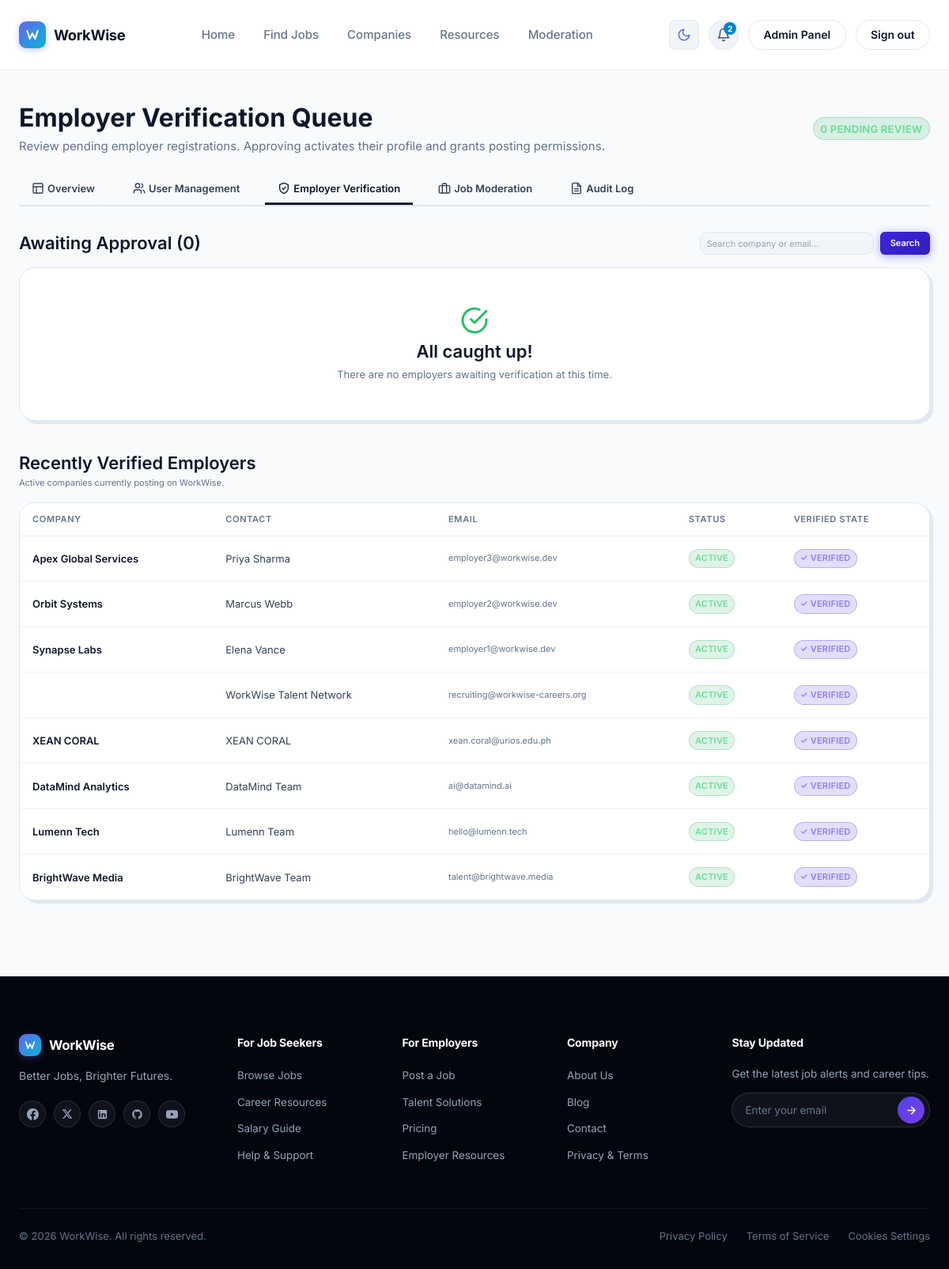
Screenshot of /admin-panel/verifications/ (signed in) with the database file from the repository.
### accounts/models.py (models this page shows, shortened)
class User(AbstractUser):
    class Role(models.TextChoices):
        ADMIN = "admin", _("Admin")
        EMPLOYER = "employer", _("Employer")
        APPLICANT = "applicant", _("Applicant")
    class Status(models.TextChoices):
        ACTIVE = "active", _("Active")
        PENDING = "pending", _("Pending Approval")
        SUSPENDED = "suspended", _("Suspended")
    class AccessLevel(models.TextChoices):
        MODERATOR = "moderator", _("Moderator")
        SUPERADMIN = "superadmin", _("Superadmin")
    role = models.CharField(
        max_length=20,
        choices=Role,
        default=Role.APPLICANT,
    )
    access_level = models.CharField(
        max_length=20,
        choices=AccessLevel.choices,
        default=AccessLevel.MODERATOR,
        blank=True,
    )
    status = models.CharField(
        max_length=20,
        choices=Status,
        default=Status.ACTIVE,
    )
    avatar = models.ImageField(upload_to="avatars/", blank=True, null=True)
    bio = models.TextField(blank=True)
    phone = models.CharField(max_length=30, blank=True)
    location = models.CharField(max_length=120, blank=True)
    website = models.URLField(blank=True)
    created_at = models.DateTimeField(auto_now_add=True)
    updated_at = models.DateTimeField(auto_now=True)
    class Meta:
        ordering = ["-date_joined"]
        verbose_name = "user"
        verbose_name_plural = "users"
    @property
    def is_employer(self):
        return self.role == self.Role.EMPLOYER
    @property
    def is_applicant(self):
        return self.role == self.Role.APPLICANT
    @property
    def is_verified(self):
        if hasattr(self, "_is_verified_override"):
            return self._is_verified_override
        return self.status == self.Status.ACTIVE

class EmployerProfile(models.Model):
    class CompanySize(models.TextChoices):
        SOLO = "1-10", _("1–10 employees")
        SMALL = "11-50", _("11–50 employees")
        MEDIUM = "51-200", _("51–200 employees")
        LARGE = "201-1000", _("201–1 000 employees")
        ENTERPRISE = "1000+", _("1 000+ employees")
    user = models.OneToOneField(
        "accounts.User",
        on_delete=models.CASCADE,
        related_name="employer_profile",
    )
    company_name = models.CharField(max_length=200)
    company_logo = models.ImageField(upload_to="logos/", blank=True, null=True)
    company_description = models.TextField(blank=True)
    company_size = models.CharField(
        max_length=20,
        choices=CompanySize,
        default=CompanySize.SMALL,
    )
    industry = models.CharField(max_length=120, blank=True)
    founded_year = models.PositiveSmallIntegerField(blank=True, null=True)
    linkedin_url = models.URLField(blank=True)
    class Meta:
        ordering = ["company_name"]
        verbose_name = "employer profile"
        verbose_name_plural = "employer profiles"
    @property
    def is_verified(self):
        return self.user.is_verified

### core/admin_panel_views.py (the view)
# urls.py: path("admin-panel/verifications/",         admin_panel_views.admin_verification_queue,        name="admin_verifications"),
@login_required
def admin_verification_queue(request):
    check_admin_access(request.user)
    q = request.GET.get("q", "").strip()
    pending_qs = (
        User.objects.filter(role=User.Role.EMPLOYER, status=User.Status.PENDING)
        .select_related("employer_profile")
        .order_by("-date_joined")
    )
    if q:
        pending_qs = pending_qs.filter(
            Q(username__icontains=q)
            | Q(email__icontains=q)
            | Q(employer_profile__company_name__icontains=q)
        )
    verified_recent = (
        User.objects.filter(role=User.Role.EMPLOYER, status=User.Status.ACTIVE)
        .select_related("employer_profile")
        .order_by("-updated_at")[:8]
    )
    ctx = {
        "pending_employers": pending_qs,
        "pending_count": pending_qs.count(),
        "verified_recent": verified_recent,
        "q": q,
        "active_tab": "verifications",
    }
    return render(request, "admin_panel/verifications.html", ctx)

### core/admin_panel_views.py (called while the page is built)
def check_admin_access(user):
    if not (user and user.is_authenticated):
        raise PermissionDenied("Authentication required.")
    is_authorized = (
        user.role == User.Role.ADMIN
        or user.is_staff
        or user.is_superuser
    )
    if not is_authorized:
        raise PermissionDenied("Admin panel access requires Administrator privileges.")

### core/models.py (called while the page is built)
    @property
    def title(self):
        return self.detail_title or f"{self.message} {self.highlight}".strip()

### core/notifications.py (called while the page is built, shortened)
def ensure_default_notifications(user):
    if Notification.objects.filter(user=user).exists():
        return

def unread_queryset(user):
    return Notification.objects.filter(user=user, is_read=False)

def notifications_context(request):
    user = getattr(request, "user", None)
    if not (user and user.is_authenticated):
        return {}
    ensure_default_notifications(user)
    return {
        "nav_notifications": list(Notification.objects.filter(user=user)[:DROPDOWN_LIMIT]),
        "unread_notification_count": unread_queryset(user).count(),
    }

### core/templatetags/notification_tags.py (called while the page is built)
@register.simple_tag
def notification_icon(kind):
    return mark_safe(_SVG.format(_ICONS.get(kind, _ICONS["platform"])))

@register.simple_tag
def notification_color(kind, part):
    bg, fg = _COLORS.get(kind, _COLORS["platform"])
    return bg if part == "bg" else fg

@register.filter
def notification_json(value):
    return json.dumps(value or [])

### templates/admin_panel/verifications.html (shortened to what this page needs)
{% extends "base.html" %}
{% load static %}
{% block content %}
<div class="container" style="padding-top: var(--space-10); padding-bottom: var(--space-16);">
  <div style="display: flex; align-items: center; justify-content: space-between; flex-wrap: wrap; gap: var(--space-4); margin-bottom: var(--space-6);">
    <div>
      <h1 class="heading-1" style="margin: 0;">Employer Verification Queue</h1>
      <p class="text-muted" style="margin: var(--space-1) 0 0;">
        Review pending employer registrations. Approving activates their profile and grants posting permissions.
      </p>
    </div>
    <span class="badge {% if pending_count > 0 %}badge--warning{% else %}badge--success{% endif %}" style="font-size: var(--text-sm); font-weight: 700;">
      {{ pending_count }} Pending Review
    </span>
  </div>
  {% include "admin_panel/nav.html" %}
  <section style="margin-bottom: var(--space-10);">
    <div style="display: flex; align-items: center; justify-content: space-between; margin-bottom: var(--space-4);">
      <h2 class="heading-3" style="margin: 0;">Awaiting Approval ({{ pending_count }})</h2>
      <form method="get" action="{% url 'core:admin_verifications' %}" style="display: flex; gap: var(--space-2);">
        <input type="text"
               name="q"
               value="{{ q }}"
               placeholder="Search company or email…"
               class="form-control"
               style="font-size: var(--text-xs); padding: 4px 8px; width: 220px;" />
        <button type="submit" class="btn btn--primary btn--sm" style="font-size: var(--text-xs);">Search</button>
      </form>
    </div>
    <div class="card--hard-shadow" style="overflow: hidden;">
      {% if pending_employers %}
      <div class="table-wrap">
        <table class="table">
          <thead>
            <tr>
              <th>Company Name</th>
              <th>Contact Name</th>
              <th>Contact Email</th>
              <th>Industry / Size</th>
              <th>Registered</th>
              <th style="text-align: right;">Review Action</th>
            </tr>
          </thead>
          <tbody>
            {% for emp in pending_employers %}
            <tr>
              <td>
                <div style="font-weight: 600; color: var(--color-text-primary); font-size: var(--text-sm);">
                  {{ emp.employer_profile.company_name|default:"Not specified" }}
                </div>
                {% if emp.employer_profile.linkedin_url %}
                  <a href="{{ emp.employer_profile.linkedin_url }}" target="_blank" rel="noopener" style="font-size: var(--text-xs); color: var(--color-primary);">
                    LinkedIn Profile ↗
                  </a>
                {% endif %}
              </td>
              <td>
                <span style="font-size: var(--text-sm);">{{ emp.get_full_name|default:emp.username }}</span>
              </td>
              <td style="font-size: var(--text-xs); color: var(--color-text-muted);">
                {{ emp.email }}
              </td>
              <td style="font-size: var(--text-xs); color: var(--color-text-secondary);">
                {{ emp.employer_profile.industry|default:"—" }} &middot; {{ emp.employer_profile.get_company_size_display|default:"—" }}
              </td>
              <td style="font-size: var(--text-xs); color: var(--color-text-muted); white-space: nowrap;">
                {{ emp.date_joined|date:"M j, Y H:i" }}
              </td>
              <td style="text-align: right;">
                <div style="display: inline-flex; gap: var(--space-2);">
                  <form method="post" action="{% url 'core:admin_employer_approve' emp.pk %}">
                    {% csrf_token %}
                    <button type="submit" class="btn btn--primary btn--sm" style="font-size: 0.72rem; padding: 4px 10px;">
                      Approve
                    </button>
                  </form>
                  <form method="post" action="{% url 'core:admin_employer_reject' emp.pk %}" onsubmit="return confirm('Reject employer {{ emp.username }}?');">
                    {% csrf_token %}
                    <button type="submit" class="btn btn--danger btn--sm" style="font-size: 0.72rem; padding: 4px 10px;">
                      Reject
                    </button>
                  </form>
                </div>
              </td>
            </tr>
            {% endfor %}
          </tbody>
        </table>
      </div>
      {% else %}
      <div style="padding: var(--space-12); text-align: center;">
        <div style="display: flex; justify-content: center; margin-bottom: var(--space-2); color: var(--color-success);" aria-hidden="true">
          <svg width="36" height="36" viewBox="0 0 24 24" fill="none" stroke="currentColor" stroke-width="2" stroke-linecap="round" stroke-linejoin="round"><path d="M22 11.08V12a10 10 0 1 1-5.93-9.14"></path><polyline points="22 4 12 14.01 9 11.01"></polyline></svg>
        </div>
        <h3 class="heading-3" style="margin-bottom: var(--space-1);">All caught up!</h3>
        <p class="text-muted text-sm">
          There are no employers awaiting verification at this time.
        </p>
      </div>
      {% endif %}
    </div>
  </section>
  {% if verified_recent %}
  <section>
    <div style="margin-bottom: var(--space-4);">
      <h2 class="heading-3" style="margin: 0;">Recently Verified Employers</h2>
      <p class="text-xs text-muted" style="margin: 2px 0 0;">Active companies currently posting on WorkWise.</p>
    </div>
    <div class="card--hard-shadow" style="overflow: hidden;">
      <div class="table-wrap">
        <table class="table">
          <thead>
            <tr>
              <th>Company</th>
              <th>Contact</th>
              <th>Email</th>
              <th>Status</th>
              <th>Verified State</th>
            </tr>
          </thead>
          <tbody>
            {% for emp in verified_recent %}
            <tr>
              <td style="font-weight: 600; color: var(--color-text-primary); font-size: var(--text-sm);">
                {{ emp.employer_profile.company_name|default:emp.username }}
              </td>
              <td style="font-size: var(--text-sm);">{{ emp.get_full_name|default:emp.username }}</td>
              <td style="font-size: var(--text-xs); color: var(--color-text-muted);">{{ emp.email }}</td>
              <td>
                <span class="badge badge--success">Active</span>
              </td>
              <td>
                <span class="badge badge--primary">✓ Verified</span>
              </td>
            </tr>
            {% endfor %}
          </tbody>
        </table>
      </div>
    </div>
  </section>
  {% endif %}
</div>
{% endblock %}

### rows the page displays
User: employer_profile.company_name "Apex Global Services", get_full_name "Priya Sharma", email "employer3@workwise.dev"
User: employer_profile.company_name "Orbit Systems", get_full_name "Marcus Webb", email "employer2@workwise.dev"
User: employer_profile.company_name "Synapse Labs", get_full_name "Elena Vance", email "employer1@workwise.dev"
User: get_full_name "WorkWise Talent Network", email "recruiting@workwise-careers.org"
User: employer_profile.company_name "XEAN CORAL", get_full_name "XEAN CORAL", email "xean.coral@urios.edu.ph"
User: employer_profile.company_name "DataMind Analytics", get_full_name "DataMind Team", email "ai@datamind.ai"
User: employer_profile.company_name "Lumenn Tech", get_full_name "Lumenn Team", email "hello@lumenn.tech"
User: employer_profile.company_name "BrightWave Media", get_full_name "BrightWave Team", email "talent@brightwave.media"

### other values shown
{{ unread_notification_count }} "2"
{{ pending_count }} "0"
